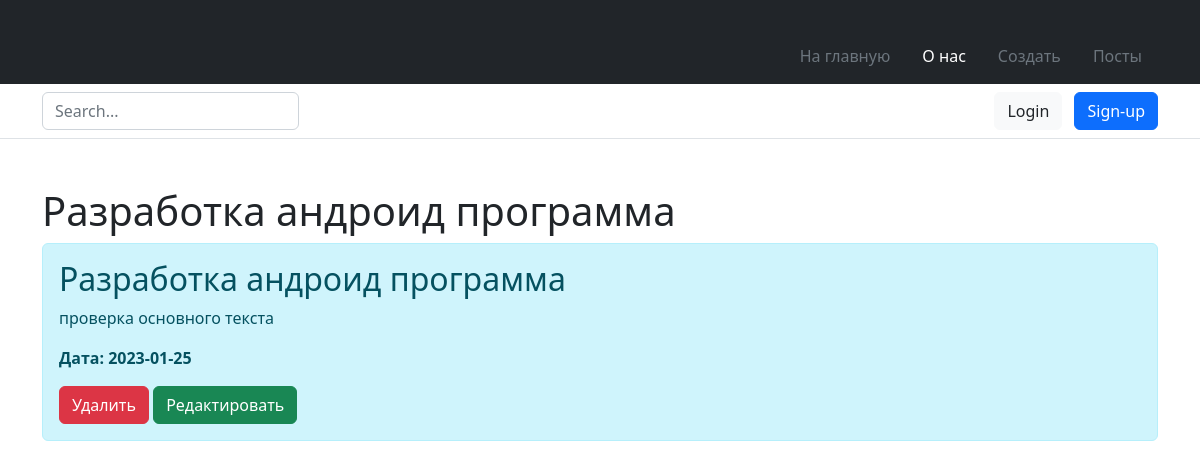
/posts/1, run on the app's committed database.
### app.py (models this page shows, shortened)
class Article(db.Model):
    id = db.Column(db.Integer, primary_key=True)
    title = db.Column(db.String(100), nullable=False)
    intro = db.Column(db.String(300), nullable=False)
    text = db.Column(db.Text, nullable=False)
    date = db.Column(db.DateTime, default=datetime.utcnow)

### app.py (the view)
@app.route('/posts/<int:id>')  # вставка в ссылку параметра
def post_detail(id):
    article = Article.query.get(id)  # запрос к id записи в бд, режим чтения
    return render_template("post_detail.html", article=article)

### templates/post_detail.html (shortened to what this page needs)
{% extends "base.html" %}
    {% block body %}
    <div class="container mt-5">
        <h1>{{ article.title }}</h1>
        <div class="alert alert-info">
            <h2>{{ article.title }}</h2>
            <p>{{ article.text }}</p>
            <p><b>Дата: {{ article.date.date() }}</b></p>
            <a href="/posts/{{ article.id }}/delete" class="btn btn-danger">Удалить</a>
            <a href="/posts/{{ article.id }}/update" class="btn btn-success">Редактировать</a>
        </div>
    </div>
	{% endblock %}

### data on the page
Article: title "Разработка андроид программа", text "проверка основного текста", date "2023-01-25"
